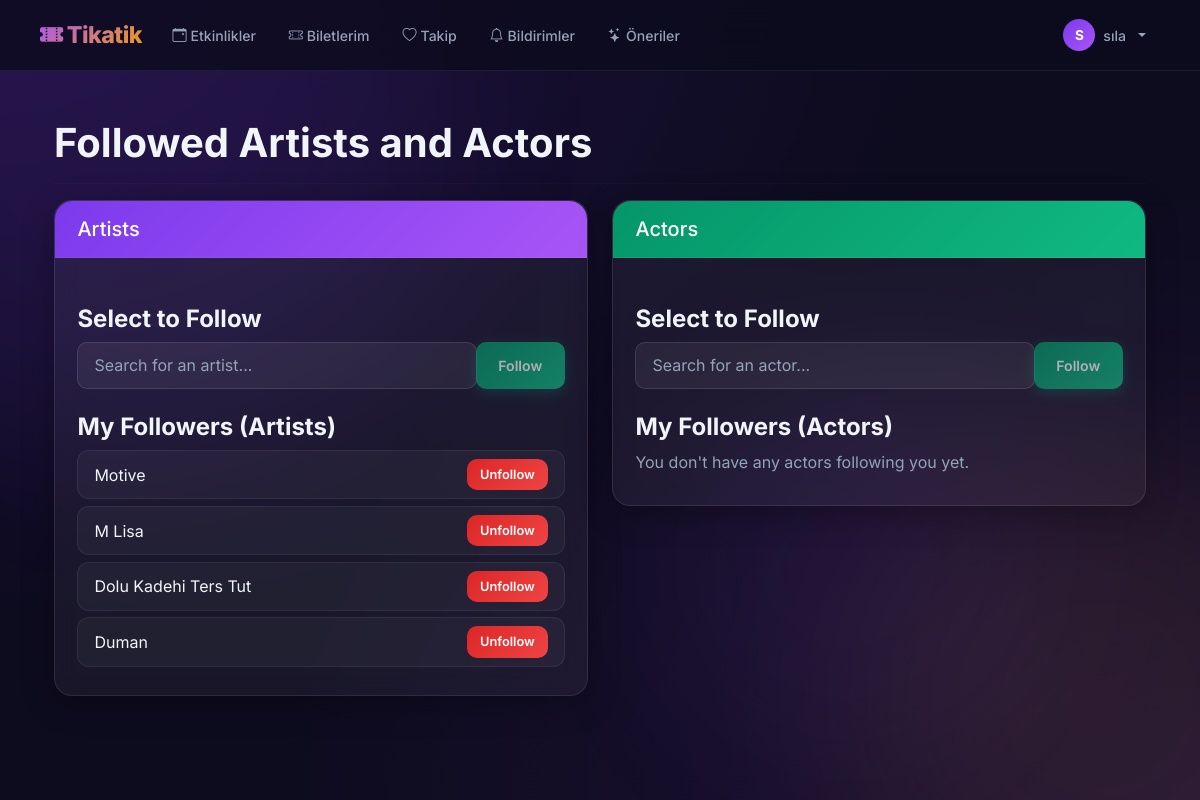
The page /following/ (signed in) on the database its author committed.
### app/models.py (models this page shows, shortened)
class CustomUser(AbstractUser):
    USER_TYPE_CHOICES = (
        ('C', 'Customer'),
        ('S', 'Seller'),
        ("A", "Admin"), )
    user_type = models.CharField(max_length=1, choices=USER_TYPE_CHOICES, default='C')
    followed_artists = models.ManyToManyField('Artist', blank=True, related_name='followers')
    followed_actors = models.ManyToManyField('Actor', blank=True, related_name='actor_followers')

class Artist(models.Model):
    name = models.CharField(max_length=200)
    bio = models.TextField()
    image = models.ImageField(upload_to='artists/', null=True, blank=True)

### app/views.py (the view)
# urls.py: path('following/', views.following, name='following'),
@login_required(login_url='login')
def following(request):
    user = request.user
    all_artists = Artist.objects.all()
    all_actors = Actor.objects.all()
    followed_artists = user.followed_artists.all()
    followed_actors = user.followed_actors.all()
    return render(request, 'app/following.html', { 'user': user,
        'all_artists': all_artists, 'all_actors': all_actors,
        'followed_artists': followed_artists,  'followed_actors': followed_actors,  })

### app/templates/app/following.html (shortened to what this page needs)
{% extends 'app/navbar.html' %}
{% load crispy_forms_tags %}
{% load static %}
{% block content %}
<div class="container mt-5">
    <h1>Followed Artists and Actors</h1>
    <hr>
    <div class="row">
        <div class="col-md-6 mb-4">
            <div class="card shadow-sm">
                <div class="card-header bg-primary text-white">
                    <h2 class="h5 mb-0">Artists</h2>
                </div>
                <div class="card-body">
                    <h4 class="mt-4">Select to Follow</h4>
                    <form method="post" action="{% url 'follow_artist' 0 %}" id="followArtistForm">
    <div class="input-group mb-3" style="position: relative;">
        <input type="text" class="form-control" placeholder="Search for an artist..." id="artistInput">
        <button type="submit" class="btn btn-success" id="followArtistBtn" disabled>Follow</button>
    </div>
</form>
                    <h4 class="mt-4">My Followers (Artists)</h4>
                    {% if followed_artists %}
                        <ul class="list-group">
                            {% for artist in followed_artists %}
                                <li class="list-group-item d-flex justify-content-between align-items-center">
                                    {{ artist.name }}
                                    <a href="{% url 'remove_artist' artist.id %}" class="btn btn-danger btn-sm">Unfollow</a>
                                </li>
                            {% endfor %}
                        </ul>
                    {% else %}
                        <p class="text-muted">You don't have any artists following you yet.</p>
                    {% endif %}
                </div>
            </div>
        </div>
        <div class="col-md-6 mb-4">
            <div class="card shadow-sm">
                <div class="card-header bg-success text-white">
                    <h2 class="h5 mb-0">Actors</h2>
                </div>
                <div class="card-body">
                    <h4 class="mt-4">Select to Follow</h4>
                    <form method="post" action="{% url 'follow_actor' 0 %}" id="followActorForm">
    <div class="input-group mb-3" style="position: relative;">
        <input type="text" class="form-control" placeholder="Search for an actor..." id="actorInput">
        <button type="submit" class="btn btn-success" id="followActorBtn" disabled>Follow</button>
    </div>
</form>
                    <h4 class="mt-4">My Followers (Actors)</h4>
                    {% if followed_actors %}
                        <ul class="list-group">
                            {% for actor in followed_actors %}
                                <li class="list-group-item d-flex justify-content-between align-items-center">
                                    {{ actor.name }}
                                    <a href="{% url 'remove_actor' actor.id %}" class="btn btn-danger btn-sm">Unfollow</a>
                                </li>
                            {% endfor %}
                        </ul>
                    {% else %}
                        <p class="text-muted">You don't have any actors following you yet.</p>
                    {% endif %}
                </div>
            </div>
        </div>
    </div>
</div>
{% endblock %}

### app/templates/app/navbar.html (shortened to what this page needs)
{% load static %}
{% load crispy_forms_tags %}
<!DOCTYPE html>
<html lang="tr">
<head>
    <link href="https://cdn.jsdelivr.net/npm/bootstrap@5.3.3/dist/css/bootstrap.min.css" rel="stylesheet">
    <link rel="stylesheet" href="https://cdn.jsdelivr.net/npm/bootstrap-icons@1.11.3/font/bootstrap-icons.min.css">
    <link rel="stylesheet" href="https://cdnjs.cloudflare.com/ajax/libs/font-awesome/6.5.0/css/all.min.css">
    <link rel="stylesheet" href="{% static 'css/style.css' %}">
</head>
<body>
    <div class="background-shapes">
        <div class="shape shape-1"></div>
        <div class="shape shape-2"></div>
        <div class="shape shape-3"></div>
    </div>
    <nav class="navbar navbar-expand-lg">
        <div class="container-fluid px-3">
            <a class="navbar-brand" href="{% url 'dashboard' %}">
                <i class="bi bi-ticket-perforated-fill me-1"></i>Tikatik
            </a>
            <div class="collapse navbar-collapse" id="navbarMenu">
                <ul class="navbar-nav me-auto gap-1 mt-2 mt-lg-0">
                    {% if request.user.is_authenticated %}
                        <li class="nav-item">
                            <a class="nav-link" href="{% url 'event_list' %}">
                                <i class="bi bi-calendar-event me-1"></i>Etkinlikler
                            </a>
                        </li>
                        <li class="nav-item">
                            <a class="nav-link" href="{% url 'my_tickets' %}">
                                <i class="bi bi-ticket-perforated me-1"></i>Biletlerim
                            </a>
                        </li>
                        <li class="nav-item">
                            <a class="nav-link" href="{% url 'following' %}">
                                <i class="bi bi-heart me-1"></i>Takip
                            </a>
                        </li>
                        <li class="nav-item">
                            <a class="nav-link" href="{% url 'notifications' %}">
                                <i class="bi bi-bell me-1"></i>Bildirimler
                            </a>
                        </li>
                        <li class="nav-item">
                            <a class="nav-link" href="{% url 'recommended_events' %}">
                                <i class="bi bi-stars me-1"></i>Öneriler
                            </a>
                        </li>
                    {% endif %}
                </ul>
                {% if request.user.is_authenticated %}
                    <ul class="navbar-nav ms-auto align-items-lg-center">
                        <li class="nav-item dropdown">
                            <a class="nav-link dropdown-toggle d-flex align-items-center gap-2" href="#"
                               id="navbarDropdown" role="button" data-bs-toggle="dropdown" aria-expanded="false">
                                <span class="d-inline-flex align-items-center justify-content-center"
                                      style="width:32px;height:32px;border-radius:50%;background:linear-gradient(135deg,#7c3aed,#a855f7);font-size:0.85rem;font-weight:700;color:white;">
                                    {{ request.user.username|first|upper }}
                                </span>
                                <span style="font-size:0.88rem;">{{ request.user.username }}</span>
                            </a>
                        </li>
                    </ul>
                {% endif %}
            </div>
        </div>
    </nav>
    <div class="container mt-4">
        {% block content %}{% endblock %}
    </div>
</body>
</html>

### static/css/style.css (style rules this page uses)
:root { --bg-primary: #0d0b1e; --bg-secondary: #1a1033; --bg-card: rgba(255, 255, 255, 0.05); --border-card: rgba(255, 255, 255, 0.09); --purple-primary: #7c3aed; --purple-light: #a855f7; --purple-dark: #5b21b6; --gold: #f59e0b; --gold-light: #fcd34d; --text-primary: #f1f5f9; --text-secondary: #94a3b8; --success: #10b981; --danger: #ef4444; --info: #06b6d4; }
*, *::before, *::after { box-sizing: border-box; }
body { background-color: var(--bg-primary); background-image: radial-gradient(ellipse at top left, rgba(124, 58, 237, 0.18) 0%, transparent 55%), radial-gradient(ellipse at bottom right, rgba(168, 85, 247, 0.12) 0%, transparent 55%); background-attachment: fixed; font-family: 'Inter', 'Segoe UI', Arial, sans-serif; color: var(--text-primary); min-height: 100vh; }
.background-shapes { position: fixed; top: 0; left: 0; width: 100%; height: 100%; pointer-events: none; z-index: 0; overflow: hidden; }
.shape { position: absolute; border-radius: 50%; filter: blur(90px); opacity: 0.07; animation: floatShape 22s ease-in-out infinite; }
.shape-1 { width: 650px; height: 650px; background: var(--purple-primary); top: -200px; left: -200px; animation-delay: 0s; }
.shape-2 { width: 500px; height: 500px; background: var(--gold); bottom: -150px; right: -150px; animation-delay: -8s; }
.shape-3 { width: 400px; height: 400px; background: var(--purple-light); top: 45%; left: 55%; animation-delay: -16s; }
.container, nav, footer { position: relative; z-index: 1; }
.navbar { background: rgba(13, 11, 30, 0.82) !important; backdrop-filter: blur(22px); -webkit-backdrop-filter: blur(22px); border-bottom: 1px solid rgba(255, 255, 255, 0.07); padding: 0.75rem 1.5rem; position: sticky; top: 0; z-index: 1000; }
.navbar-brand { font-size: 1.45rem; font-weight: 800; background: linear-gradient(135deg, var(--purple-light) 0%, var(--gold) 100%); -webkit-background-clip: text; -webkit-text-fill-color: transparent; background-clip: text; letter-spacing: -0.5px; }
.navbar .nav-link { color: var(--text-secondary) !important; font-weight: 500; padding: 0.45rem 0.9rem !important; border-radius: 8px; transition: all 0.2s ease; font-size: 0.88rem; }
.card { background: var(--bg-card) !important; border: 1px solid var(--border-card) !important; border-radius: 18px !important; backdrop-filter: blur(12px); -webkit-backdrop-filter: blur(12px); box-shadow: 0 8px 32px rgba(0, 0, 0, 0.28) !important; transition: transform 0.3s ease, box-shadow 0.3s ease; padding: 0 !important; color: var(--text-primary); }
.card-body { padding: 1.4rem !important; color: var(--text-primary); }
.card-header { background: rgba(255, 255, 255, 0.04) !important; border-bottom: 1px solid rgba(255, 255, 255, 0.07) !important; border-radius: 18px 18px 0 0 !important; padding: 1rem 1.4rem !important; }
.btn { border-radius: 10px !important; font-weight: 600; font-size: 0.88rem; padding: 0.6rem 1.4rem; transition: all 0.22s ease; border: none !important; }
.btn-success { background: linear-gradient(135deg, #059669, var(--success)) !important; color: white !important; box-shadow: 0 4px 14px rgba(16, 185, 129, 0.3); }
.btn-danger { background: linear-gradient(135deg, #dc2626, var(--danger)) !important; color: white !important; margin-left: 0 !important; }
.btn-sm { padding: 0.38rem 0.8rem !important; font-size: 0.8rem !important; }
.form-control, .form-select { background: rgba(255, 255, 255, 0.06) !important; border: 1px solid rgba(255, 255, 255, 0.11) !important; color: var(--text-primary) !important; border-radius: 10px !important; padding: 0.68rem 1rem !important; transition: all 0.2s ease; }
.form-control::placeholder { color: var(--text-secondary) !important; }
h1, h2, h3, h4, h5, h6 { color: var(--text-primary); font-weight: 700; }
p { color: var(--text-secondary); margin-bottom: 0.5rem; }
.text-muted { color: var(--text-secondary) !important; }
.list-group-item { background: rgba(255, 255, 255, 0.04) !important; border: 1px solid rgba(255, 255, 255, 0.07) !important; color: var(--text-primary) !important; margin-bottom: 0.4rem; border-radius: 12px !important; transition: background 0.2s ease; }
hr { border-color: rgba(255, 255, 255, 0.09) !important; }
.bg-primary { background: linear-gradient(135deg, var(--purple-primary), var(--purple-light)) !important; }
.bg-success { background: linear-gradient(135deg, #059669, var(--success)) !important; }

### rows shown on the page
CustomUser: user.username|first "S", user.username "sıla"
Artist: name "Motive"
Artist: name "M Lisa"
Artist: name "Dolu Kadehi Ters Tut"
Artist: name "Duman"
